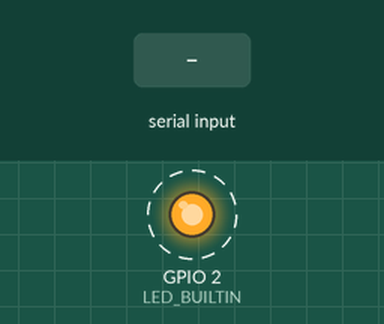
Simulated run of this program. Board: ESP32. On the bench: output pins drawn as LEDs (lit = HIGH). Dashed ring = blinking. The test bench sets the inputs (shaded band). What the program prints to the serial monitor is not drawn.

Above: at 1.2 s.
1.3 s: "1" received over the second serial link
Timing chart, 0 to 10.3 s (numbered marks = the images above; inputs shaded):
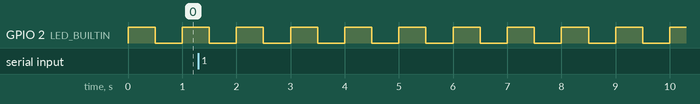

The program:

main.cpp
```cpp
#include <Arduino.h>
#include <FS.h>
#include <SPIFFS.h>
#include <Update.h>
#include "Wire.h"
#include "WiFi.h"
#include "WiFiClientSecure.h"

void updateHandler(void *pParameters);
TaskHandle_t task;
bool Start = true , startUpdateProcess = false;
uint8_t newBuff[4];
uint8_t newBuff2[128];

void setup()
{
    Serial.begin(921600UL);
    Serial2.begin(921600UL);
    Serial.println();
    Serial.println(Serial2.getWriteError());
    pinMode(2, OUTPUT);
    xTaskCreatePinnedToCore(updateHandler, "Updater", 10000, NULL, 2, &task, 1); // pin task to core 1

}

void loop() {
    digitalWrite(LED_BUILTIN,HIGH);
    delay(500);
    digitalWrite(LED_BUILTIN,LOW);
    delay(500);
}


void updateHandler(void *pParameters)
{
    Serial.printf("downloader running on core....%u", xPortGetCoreID());
    for (;;)
    {
        size_t aval = Serial2.available();
        if (aval)
        {
            if (Start)
            {
                Serial.print("aval : ");
                Serial.println(aval);
                size_t readed = Serial2.readBytes(newBuff, sizeof(newBuff));
                uint32_t fileSize;
                memcpy(&fileSize, newBuff, 4);
                Serial.print("read Size : ");
                Serial.println(fileSize);
                Update.begin(fileSize);
                Start = false;
                startUpdateProcess = true;
            }
        }

        if (startUpdateProcess)
        {
            size_t aval = Serial2.available();
            if (aval)
            {
                // Serial2.readBytes(newBuff2, sizeof(newBuff2));
                size_t written = Update.writeStream(Serial2);
                Serial.print("written  : ");
                Serial.println(written);
                if (Update.end())
                {
                    Serial.println("OTA done!");
                    if (Update.isFinished()) {
                        startUpdateProcess = false;
                        Serial.println("Update successfully completed. rebooting...");
                        ESP.restart();
                    }
                    else
                    {
                        Serial.println("Update not finished? Something went wrong!");
                    }
                }
            }
        }
        vTaskDelay(5 / portTICK_PERIOD_MS);
    }
    vTaskDelete(NULL);
}
```

Measured:
- by itself, GPIO 2 (LED_BUILTIN): alternates HIGH for 0.50 s and LOW for 0.50 s
